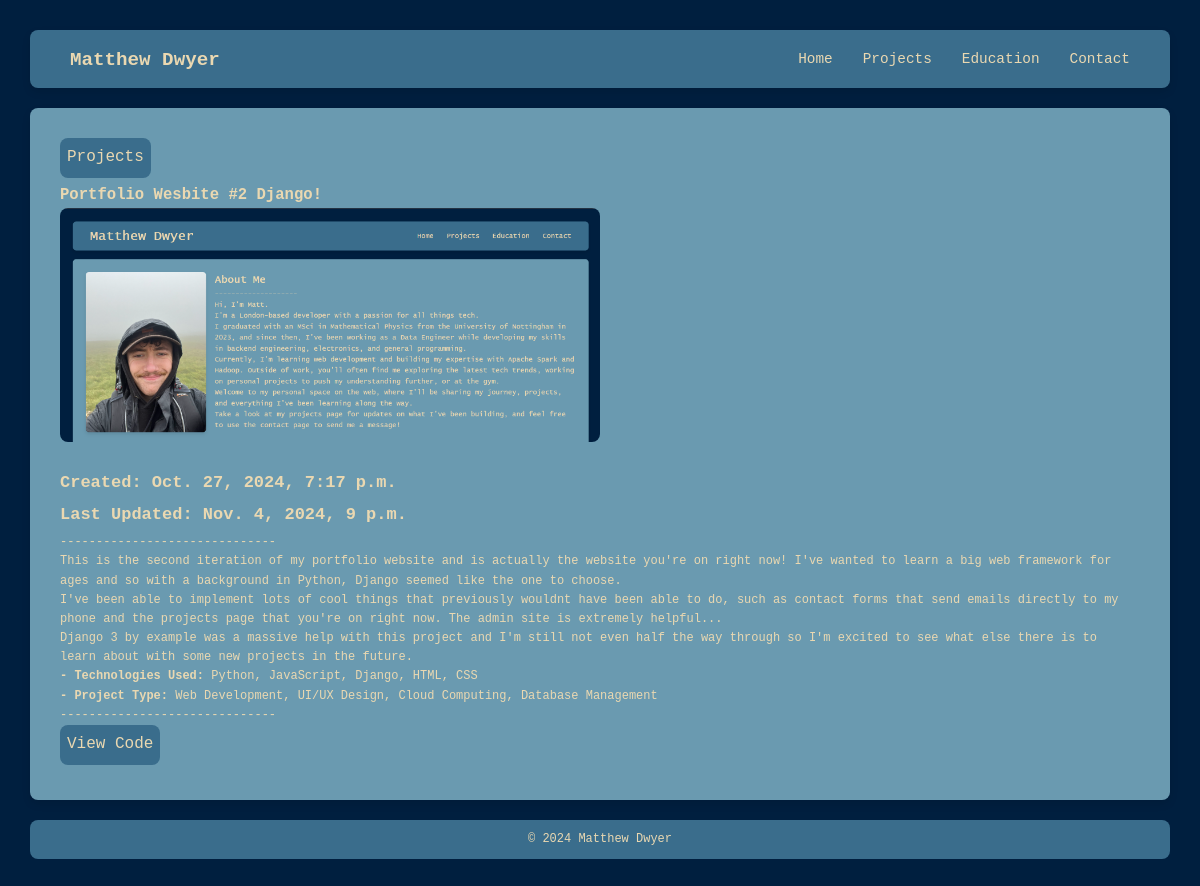
Screenshot of /projects/portfolio-wesbite-2-django/ with the database file from the repository.
### projects/models.py (models this page shows, shortened)
class Project(models.Model):
    title = models.CharField(max_length=200, verbose_name="Project Title")
    slug = models.SlugField(max_length=250, unique=True, blank=True, verbose_name="URL Slug")
    link = models.URLField(
        help_text="Enter a link to the project or repository.",
        blank=True,
        null=True
    )
    description = models.TextField(verbose_name="Project Description")
    created = models.DateTimeField(default=timezone.now, verbose_name="Date Created", editable=True)
    updated = models.DateTimeField(auto_now=True, verbose_name="Last Updated")
    image = models.ImageField(
        upload_to='images/',
        blank=True,
        null=True,
        help_text="Upload an image for the project.",
        verbose_name="Project Image"
    )
    file = models.FileField(
        upload_to='files/',
        blank=True,
        null=True,
        help_text="Upload a file related to the project.",
        verbose_name="Project File"
    )
    technologies = models.ManyToManyField(Technology, related_name="projects", verbose_name="Technologies Used")
    projecttype = models.ManyToManyField(ProjectType, related_name="projects", verbose_name="Project Types")
    def technology_list(self):
        return ", ".join(tech.name for tech in self.technologies.all())
    def type_list(self):
        return ", ".join(type.name for type in self.projecttype.all())
    class Meta:
        ordering = ["-created"]
        verbose_name = "Project"
        verbose_name_plural = "Projects"

class Technology(models.Model):
    name = models.CharField(max_length=100, unique=True, verbose_name="Technology Name")
    type = models.ForeignKey(
        TechnologyType,
        on_delete=models.CASCADE,
        related_name="technologies",
        verbose_name="Type"
    )

class ProjectType(models.Model):
    name = models.CharField(max_length=50, unique=True, verbose_name="Project Type")

### projects/views.py (the view)
# urls.py: path('<slug:slug>/', views.project_detail, name='detail'),
def project_detail(request, slug):
    project = get_object_or_404(Project, slug=slug)
    return render(request, 'projects/detail.html', {'project': project})

### projects/templates/projects/detail.html (shortened to what this page needs)
{% extends 'projects/base.html' %}
{% block content %}
<div class="project-detail">
    <a href="{% url 'projects:list' %}">Projects</a>
    <h2>{{ project.title }}</h2>
    {% if project.image %}
    <img src="{{ project.image.url }}" alt="{{ project.title }}">
    {% endif %}
    <h3><strong>Created: {{ project.created }} </strong></h3>
    <h3><strong>Last Updated: {{ project.updated }}</strong></h3>
    <p>------------------------------</p>
    <p>{{ project.description|linebreaks}}</p>
    <p><strong> - Technologies Used:</strong> {{ project.technology_list }}</p>
    <p><strong> - Project Type:</strong> {{ project.type_list }}</p>
    <p>------------------------------</p>
    {% if project.link %}
        <a href="{{ project.link }}" target="_blank">View Code</a>
    {% endif %}
</div>
{% endblock %}

### projects/static/projects/project_styles.css (style rules this page uses)
:root { --primary-color: #3A6D8C; --secondary-color: #6A9AB0; --background-color: #001F3F; --font-color: #EAD8B1; --hover-color: #2980b9; --font-main: "Lucida Console", Monaco, monospace; --padding: 10px; --main-heading: 1.6vw; --nav-link-size: 1.2vw; --page-heading: 1.3vw; --sub-heading: 1.3; --paragraph: 1vw; }
* { margin: 0; padding: 0; box-sizing: border-box; }
h2 { font-size: var(--page-heading); }
h3 { font-size: var(--sub-heading); }
p { font-size: var(--paragraph); }
body { font-family: var(--font-main); background-color: var(--background-color); color: var(--font-color); line-height: 1.6; padding: 30px; }
.project-detail img { width: 50% !important; height: auto; border-radius: 8px; margin-bottom: 12px; }
.project-detail a { display: inline-block; text-decoration: none; color: var(--font-color); padding: 7px 7px; border-radius: 8px; background-color: var(--primary-color); margin-bottom: 5px; }
.project-detail h3 { font-size: 17px; margin-top: 5px; margin-bottom: 5px; }

### rows the page displays
Project: title "Portfolio Wesbite #2 Django!", image (picture), created "Oct. 27, 2024, 7:17 p.m.", updated "Nov. 4, 2024, 9 p.m.", description "This is the second iteration of my portfolio website and is actually the website you're on right now! I've wanted to learn a big web framework for ages and so with a background in Python, Django seemed like the one to choose. I've been able to implement lots of cool things that previously wouldnt have been able to do, such as contact forms that send emails directly to my phone and the projects page that you're on right now. The admin site is extremely helpful... Django 3 by example was a massive help with this project and I'm still not even half the way through so I'm excited to see what else there is to learn about with some new projects in the future.", technology_list "Python, JavaScript, Django, HTML, CSS", type_list "Web Development, UI/UX Design, Cloud Computing, Database Management"
